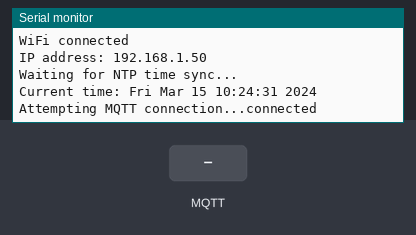
This sketch was run on a simulated ESP8266 (NodeMCU). On the bench: the last lines printed to the serial monitor. Inputs (shaded band) come from the test bench. WiFi joins after 1.5 s; servers stay silent unless stated; the local clock reads 2024-03-15 10:24:30 at power-on unless the sketch sets it; random numbers use the default seed unless the sketch sets one; no MQTT or app messages arrive unless stated.

Above: at 2.7 s.
2.8 s: MQTT message "1" arrives on the first subscribed topic
At 3.4 s:
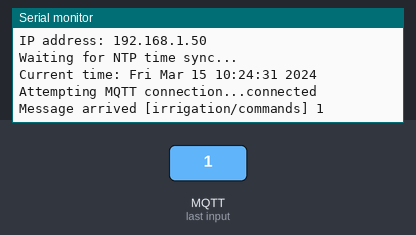
4.3 s: MQTT message "on" arrives on the first subscribed topic
At 5.5 s:
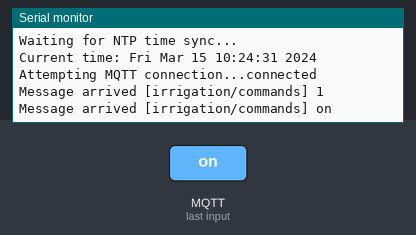
5.8 s: MQTT message "off" arrives on the first subscribed topic
At 6.9 s:
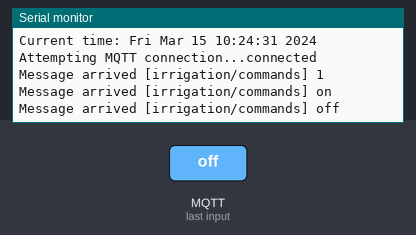

Measured:
- after the input at 2.8 s, the serial monitor: prints a new line at once (image 1)
- after the input at 4.3 s, the serial monitor: prints a new line at once (image 2)
- after the input at 5.8 s, the serial monitor: prints a new line at once (image 3)

The sketch:

mqtt_tls_example.ino
```cpp
/*
 * MQTT TLS Connection Example with Certificate Validation
 *
 * This example shows how to properly implement TLS certificate validation
 * for secure MQTT connections from ESP8266 to HiveMQ cloud broker.
 *
 * Hardware Setup:
 * - NodeMCU ESP8266 V3 connected to computer via USB
 */

#include <ESP8266WiFi.h>
#include <WiFiClientSecure.h>
#include <PubSubClient.h>
#include <time.h>

// WiFi Credentials
const char* ssid = "ISHAAN-2.4G";
const char* password = "ranger010101";

// MQTT Broker Settings
const char* mqtt_server = "50ea210c158746818eff77f550c58a55.s1.eu.hivemq.cloud";
const int mqtt_port = 8883;
const char* mqtt_username = "iot_pbl";
const char* mqtt_password = "mitwpu_IoT_pbl_1";

// NTP Server for time validation
const char* ntpServer = "pool.ntp.org";

// MQTT Topics
const char* topic_publish = "irrigation/test";
const char* topic_subscribe = "irrigation/commands";

// Root Certificate for TLS
// ISRG Root X1 (Let's Encrypt Root) used by many brokers including HiveMQ Cloud
const char* root_ca = \
"-----BEGIN CERTIFICATE-----\n" \
"MIIFazCCA1OgAwIBAgIRAIIQz7DSQONZRGPgu2OCiwAwDQYJKoZIhvcNAQELBQAw\n" \
"TzELMAkGA1UEBhMCVVMxKTAnBgNVBAoTIEludGVybmV0IFNlY3VyaXR5IFJlc2Vh\n" \
"cmNoIEdyb3VwMRUwEwYDVQQDEwxJU1JHIFJvb3QgWDEwHhcNMTUwNjA0MTEwNDM4\n" \
"WhcNMzUwNjA0MTEwNDM4WjBPMQswCQYDVQQGEwJVUzEpMCcGA1UEChMgSW50ZXJu\n" \
"ZXQgU2VjdXJpdHkgUmVzZWFyY2ggR3JvdXAxFTATBgNVBAMTDElTUkcgUm9vdCBY\n" \
"MTCCAiIwDQYJKoZIhvcNAQEBBQADggIPADCCAgoCggIBAK3oJHP0FDfzm54rVygc\n" \
"h77ct984kIxuPOZXoHj3dcKi/vVqbvYATyjb3miGbESTtrFj/RQSa78f0uoxmyF+\n" \
"0TM8ukj13Xnfs7j/EvEhmkvBioZxaUpmZmyPfjxwv60pIgbz5MDmgK7iS4+3mX6U\n" \
"A5/TR5d8mUgjU+g4rk8Kb4Mu0UlXjIB0ttov0DiNewNwIRt18jA8+o+u3dpjq+sW\n" \
"T8KOEUt+zwvo/7V3LvSye0rgTBIlDHCNAymg4VMk7BPZ7hm/ELNKjD+Jo2FR3qyH\n" \
"B5T0Y3HsLuJvW5iB4YlcNHlsdu87kGJ55tukmi8mxdAQ4Q7e2RCOFvu396j3x+UC\n" \
"B5iPNgiV5+I3lg02dZ77DnKxHZu8A/lJBdiB3QW0KtZB6awBdpUKD9jf1b0SHzUv\n" \
"KBds0pjBqAlkd25HN7rOrFleaJ1/ctaJxQZBKT5ZPt0m9STJEadao0xAH0ahmbWn\n" \
"OlFuhjuefXKnEgV4We0+UXgVCwOPjdAvBbI+e0ocS3MFEvzG6uBQE3xDk3SzynTn\n" \
"jh8BCNAw1FtxNrQHusEwMFxIt4I7mKZ9YIqioymCzLq9gwQbooMDQaHWBfEbwrbw\n" \
"qHyGO0aoSCqI3Haadr8faqU9GY/rOPNk3sgrDQoo//fb4hVC1CLQJ13hef4Y53CI\n" \
"rU7m2Ys6xt0nUW7/vGT1M0NPAgMBAAGjQjBAMA4GA1UdDwEB/wQEAwIBBjAPBgNV\n" \
"HRMBAf8EBTADAQH/MB0GA1UdDgQWBBR5tFnme7bl5AFzgAiIyBpY9umbbjANBgkq\n" \
"hkiG9w0BAQsFAAOCAgEAVR9YqbyyqFDQDLHYGmkgJykIrGF1XIpu+ILlaS/V9lZL\n" \
"ubhzEFnTIZd+50xx+7LSYK05qAvqFyFWhfFQDlnrzuBZ6brJFe+GnY+EgPbk6ZGQ\n" \
"3BebYhtF8GaV0nxvwuo77x/Py9auJ/GpsMiu/X1+mvoiBOv/2X/qkSsisRcOj/KK\n" \
"NFtY2PwByVS5uCbMiogziUwthDyC3+6WVwW6LLv3xLfHTjuCvjHIInNzktHCgKQ5\n" \
"ORAzI4JMPJ+GslWYHb4phowim57iaztXOoJwTdwJx4nLCgdNbOhdjsnvzqvHu7Ur\n" \
"TkXWStAmzOVyyghqpZXjFaH3pO3JLF+l+/+sKAIuvtd7u+Nxe5AW0wdeRlN8NwdC\n" \
"jNPElpzVmbUq4JUagEiuTDkHzsxHpFKVK7q4+63SM1N95R1NbdWhscdCb+ZAJzVc\n" \
"oyi3B43njTOQ5yOf+1CceWxG1bQVs5ZufpsMljq4Ui0/1lvh+wjChP4kqKOJ2qxq\n" \
"4RgqsahDYVvTH9w7jXbyLeiNdd8XM2w9U/t7y0Ff/9yi0GE44Za4rF2LN9d11TPA\n" \
"mRGunUHBcnWEvgJBQl9nJEiU0Zsnvgc/ubhPgXRR4Xq37Z0j4r7g1SgEEzwxA57d\n" \
"emyPxgcYxn/eR44/KJ4EBs+lVDR3veyJm+kXQ99b21/+jh5Xos1AnX5iItreGCc=\n" \
"-----END CERTIFICATE-----\n";

// Variables
WiFiClientSecure espClient;
PubSubClient client(espClient);
unsigned long lastMsg = 0;
int msgCount = 0;

void setup() {
  Serial.begin(115200);
  Serial.println("\nMQTT TLS Connection Example");

  // Connect to WiFi
  setup_wifi();

  // Setup time
  configTime(0, 0, ntpServer);
  Serial.println("Waiting for NTP time sync...");
  time_t now = time(nullptr);
  while (now < 8 * 3600 * 2) {
    delay(500);
    Serial.print(".");
    now = time(nullptr);
  }
  Serial.println("");
  struct tm timeinfo;
  gmtime_r(&now, &timeinfo);
  Serial.print("Current time: ");
  Serial.println(asctime(&timeinfo));

  // Set Root CA certificate
  // For ESP8266 use BearSSL::X509List
  BearSSL::X509List cert(root_ca);
  espClient.setTrustAnchors(&cert);

  // Configure MQTT client
  client.setServer(mqtt_server, mqtt_port);
  client.setCallback(callback);
}

void setup_wifi() {
  delay(10);
  Serial.print("Connecting to ");
  Serial.println(ssid);

  WiFi.mode(WIFI_STA);
  WiFi.begin(ssid, password);

  while (WiFi.status() != WL_CONNECTED) {
    delay(500);
    Serial.print(".");
  }

  Serial.println("");
  Serial.println("WiFi connected");
  Serial.print("IP address: ");
  Serial.println(WiFi.localIP());
}

void callback(char* topic, byte* payload, unsigned int length) {
  Serial.print("Message arrived [");
  Serial.print(topic);
  Serial.print("] ");

  String message;
  for (int i = 0; i < length; i++) {
    message += (char)payload[i];
  }
  Serial.println(message);
}

void reconnect() {
  // Loop until we're reconnected
  while (!client.connected()) {
    Serial.print("Attempting MQTT connection...");

    // Create a client ID
    String clientId = "ESP8266Client-";
    clientId += String(random(0xffff), HEX);

    // Attempt to connect
    if (client.connect(clientId.c_str(), mqtt_username, mqtt_password)) {
      Serial.println("connected");
      client.subscribe(topic_subscribe);

      // Publish connection message
      String connectMsg = "Device connected with TLS: " + WiFi.macAddress();
      client.publish(topic_publish, connectMsg.c_str());
    } else {
      Serial.print("failed, rc=");
      Serial.print(client.state());
      Serial.println(" try again in 5 seconds");

      // Wait 5 seconds before retrying
      delay(5000);
    }
  }
}

void loop() {
  if (!client.connected()) {
    reconnect();
  }
  client.loop();

  unsigned long now = millis();
  if (now - lastMsg > 10000) {
    lastMsg = now;
    msgCount++;

    // Prepare message
    String message = "Secure message #" + String(msgCount) + " from " + WiFi.macAddress();

    Serial.print("Publishing: ");
    Serial.println(message);

    // Publish message
    client.publish(topic_publish, message.c_str());
  }
}

/*
 * MQTT Error Code Reference:
 * -4 : MQTT_CONNECTION_TIMEOUT - the server didn't respond within the keepalive time
 * -3 : MQTT_CONNECTION_LOST - the network connection was broken
 * -2 : MQTT_CONNECT_FAILED - the network connection failed
 * -1 : MQTT_DISCONNECTED - the client is disconnected cleanly
 *  0 : MQTT_CONNECTED - the client is connected
 *  1 : MQTT_CONNECT_BAD_PROTOCOL - the server doesn't support the requested version of MQTT
 *  2 : MQTT_CONNECT_BAD_CLIENT_ID - the server rejected the client identifier
 *  3 : MQTT_CONNECT_UNAVAILABLE - the server was unable to accept the connection
 *  4 : MQTT_CONNECT_BAD_CREDENTIALS - the username/password were rejected
 *  5 : MQTT_CONNECT_UNAUTHORIZED - the client was not authorized to connect
 */ 
```
